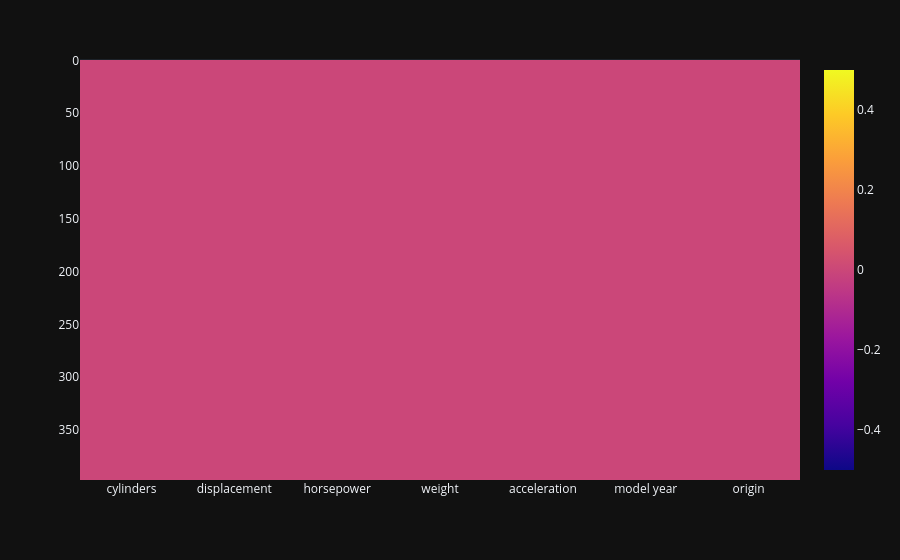

Notebook code cell kept with this figure:
### Code cell
X.apply(lambda x: x.fillna(x.median()),axis=0).isna().plot(kind='imshow')

### Figure 1 — Plotly figure (JSON) as saved in the notebook; plotly's stock layout.template omitted (floating-point values rounded to 4 significant figures; data arrays with more than 128 entries replaced by an {"elided": "..."} marker saying what was removed)
{"data": [{"coloraxis": "coloraxis", "name": "0", "x": ["cylinders", "displacement", "horsepower", "weight", "acceleration", "model year", "origin"], "y": {"elided": "398 int values"}, "z": {"elided": "398x7 int values"}, "type": "heatmap", "xaxis": "x", "yaxis": "y", "hovertemplate": "x: %{x}<br>y: %{y}<br>color: %{z}<extra></extra>"}], "layout": {"xaxis": {"anchor": "y", "domain": [0.0, 1.0], "scaleanchor": "y", "constrain": "domain"}, "yaxis": {"anchor": "x", "domain": [0.0, 1.0], "autorange": "reversed", "constrain": "domain"}, "coloraxis": {"colorscale": [[0.0, "#0d0887"], [0.1111, "#46039f"], [0.2222, "#7201a8"], [0.3333, "#9c179e"], [0.4444, "#bd3786"], [0.5556, "#d8576b"], [0.6667, "#ed7953"], [0.7778, "#fb9f3a"], [0.8889, "#fdca26"], [1.0, "#f0f921"]]}, "margin": {"t": 60}}}
